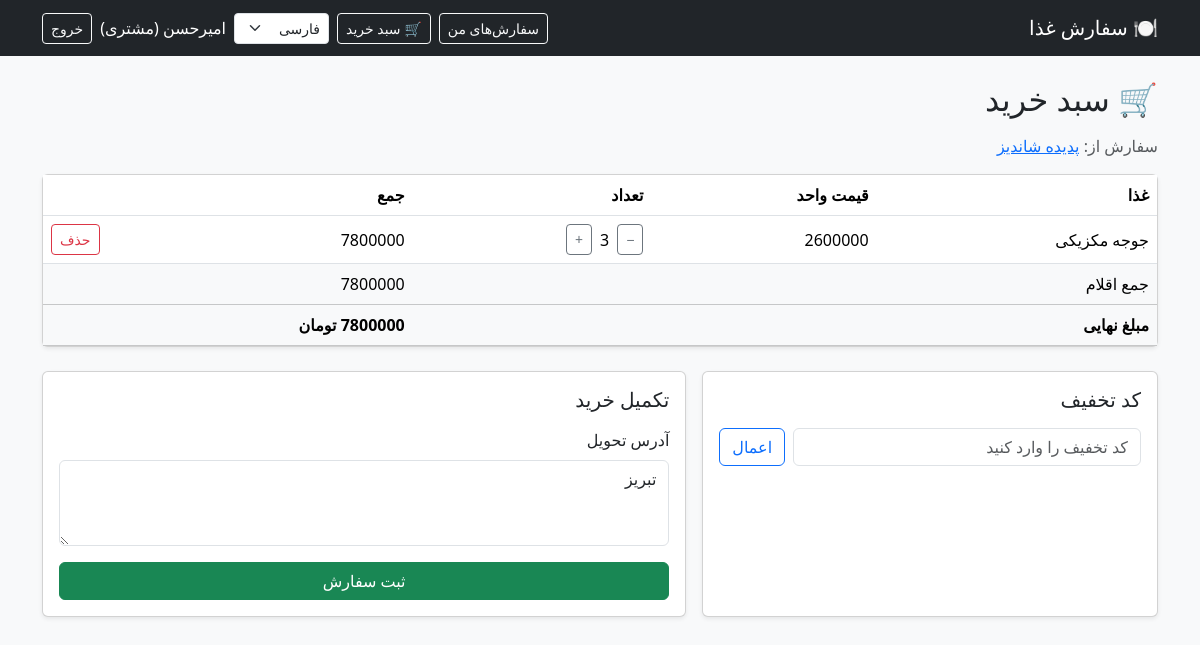
Page /orders/cart/ (signed in) on the committed database.
### accounts/models.py (models this page shows, shortened)
class User(AbstractUser):
    class Role(models.TextChoices):
        CUSTOMER = 'customer', _('Customer')
        OWNER = 'owner', _('Restaurant owner')
    role = models.CharField(max_length=10, choices=Role.choices, default=Role.CUSTOMER)
    phone = models.CharField(max_length=15, blank=True)
    address = models.TextField(blank=True)

### restaurants/models.py (models this page shows, shortened)
class Restaurant(models.Model):
    owner = models.ForeignKey(settings.AUTH_USER_MODEL, on_delete=models.CASCADE,
                              related_name='restaurants')
    name = models.CharField(max_length=100)
    description = models.TextField(blank=True)
    address = models.CharField(max_length=255)
    phone = models.CharField(max_length=15, blank=True)
    created_at = models.DateTimeField(auto_now_add=True)

class Food(models.Model):
    restaurant = models.ForeignKey(Restaurant, on_delete=models.CASCADE,
                                   related_name='foods')
    name = models.CharField(max_length=100)
    price = models.DecimalField(max_digits=10, decimal_places=0)
    description = models.TextField(blank=True)
    image = models.ImageField(upload_to='foods/', blank=True, null=True)
    is_available = models.BooleanField(default=True)

### orders/models.py (models this page shows, shortened)
class CartItem(models.Model):
    cart = models.ForeignKey(Cart, on_delete=models.CASCADE, related_name='items')
    food = models.ForeignKey(Food, on_delete=models.CASCADE)
    quantity = models.PositiveIntegerField(default=1)
    class Meta:
        unique_together = ('cart', 'food')

### orders/views.py (the view)
# urls.py: path('cart/', views.cart_detail, name='cart'),
@role_required(User.Role.CUSTOMER)
def cart_detail(request):
    ctx = _cart_context(request)
    ctx['form'] = CheckoutForm(initial={'delivery_address': request.user.address})
    return render(request, 'orders/cart.html', ctx)

### orders/forms.py
class CheckoutForm(BootstrapMixin, forms.Form):
    delivery_address = forms.CharField(
        label=_('Delivery address'),
        widget=forms.Textarea(attrs={'rows': 3}),
    )

### orders/utils.py (called while the page is built)
def calculate_prices(items, discount=None):
    total = sum(item.food.price * item.quantity for item in items)
    discount_amount = 0
    if discount:
        discount_amount = total * discount.percent // 100
    return total, discount_amount, total - discount_amount

### orders/views.py (called while the page is built, shortened)
def _cart_context(request):
    cart, _created = Cart.objects.get_or_create(user=request.user)
    items = list(cart.items.select_related('food', 'food__restaurant'))
    for item in items:
        item.line_total = item.food.price * item.quantity
    restaurant = items[0].food.restaurant if items else None
    discount = None
    code_id = request.session.get('discount_code_id')
    total, discount_amount, final_price = calculate_prices(items, discount)
    return {'cart': cart, 'items': items, 'restaurant': restaurant,
            'discount': discount, 'total': total,
            'discount_amount': discount_amount, 'final_price': final_price}

### templates/orders/cart.html (shortened to what this page needs)
{% extends 'base.html' %}
{% load i18n %}
{% block content %}
<h2 class="mb-3">🛒 {% trans "Cart" %}</h2>
{% if items %}
  <p class="text-muted">{% trans "Ordering from" %}:
    <a href="{% url 'restaurants:detail' restaurant.pk %}">{{ restaurant.name }}</a>
  </p>
  <div class="card shadow-sm mb-4">
    <table class="table mb-0 align-middle">
      <thead>
        <tr>
          <th>{% trans "Food" %}</th>
          <th>{% trans "Unit price" %}</th>
          <th>{% trans "Quantity" %}</th>
          <th>{% trans "Subtotal" %}</th>
          <th></th>
        </tr>
      </thead>
      <tbody>
        {% for item in items %}
        <tr>
          <td>{{ item.food.name }}</td>
          <td>{{ item.food.price|floatformat:"0g" }}</td>
          <td>
            <form method="post" action="{% url 'orders:cart_item_update' item.pk %}"
                  class="d-inline-flex align-items-center gap-2 m-0">
              <button name="action" value="dec" class="btn btn-sm btn-outline-secondary">−</button>
              <span>{{ item.quantity }}</span>
              <button name="action" value="inc" class="btn btn-sm btn-outline-secondary">+</button>
            </form>
          </td>
          <td>{{ item.line_total|floatformat:"0g" }}</td>
          <td class="text-end">
            <form method="post" action="{% url 'orders:cart_item_remove' item.pk %}" class="m-0">
              <button class="btn btn-sm btn-outline-danger">{% trans "Remove" %}</button>
            </form>
          </td>
        </tr>
        {% endfor %}
      </tbody>
      <tfoot>
        <tr class="table-light">
          <td colspan="3">{% trans "Items total" %}</td>
          <td colspan="2">{{ total|floatformat:"0g" }}</td>
        </tr>
        <tr class="table-light">
          <th colspan="3">{% trans "Final price" %}</th>
          <th colspan="2">{{ final_price|floatformat:"0g" }} {% trans "Toman" %}</th>
        </tr>
      </tfoot>
    </table>
  </div>
  <div class="row g-3">
    <div class="col-md-5">
      <div class="card shadow-sm h-100"><div class="card-body">
        <h5 class="mb-3">{% trans "Discount code" %}</h5>
        {% if discount %}
          <p class="mb-2">{% trans "Applied code" %}: <strong>{{ discount.code }}</strong> ({{ discount.percent }}%)</p>
          <form method="post" action="{% url 'orders:remove_discount' %}" class="m-0">
            {% csrf_token %}
            <button class="btn btn-sm btn-outline-danger">{% trans "Remove code" %}</button>
          </form>
        {% else %}
          <form method="post" action="{% url 'orders:apply_discount' %}" class="d-flex gap-2 m-0">
            <input name="code" class="form-control" placeholder="{% trans 'Enter discount code' %}">
            <button class="btn btn-outline-primary">{% trans "Apply" %}</button>
          </form>
        {% endif %}
      </div></div>
    </div>
    <div class="col-md-7">
      <div class="card shadow-sm h-100"><div class="card-body">
        <h5 class="mb-3">{% trans "Checkout" %}</h5>
        <form method="post" action="{% url 'orders:place_order' %}">
          {% include 'includes/form_fields.html' %}
          <button class="btn btn-success w-100">{% trans "Place order" %}</button>
        </form>
      </div></div>
    </div>
  </div>
{% else %}
  <div class="alert alert-info">{% trans "Your cart is empty." %}</div>
  <a href="{% url 'home' %}" class="btn btn-primary">{% trans "Back to restaurants" %}</a>
{% endif %}
{% endblock %}

### templates/base.html (shortened to what this page needs)
{% load i18n %}{% get_current_language as LANG %}{% get_current_language_bidi as BIDI %}<!DOCTYPE html>
<html lang="{{ LANG }}" dir="{% if BIDI %}rtl{% else %}ltr{% endif %}">
<head>
  {% if BIDI %}
  <link href="https://cdn.jsdelivr.net/npm/bootstrap@5.3.3/dist/css/bootstrap.rtl.min.css" rel="stylesheet">
  {% else %}
  <link href="https://cdn.jsdelivr.net/npm/bootstrap@5.3.3/dist/css/bootstrap.min.css" rel="stylesheet">
  {% endif %}
</head>
<body class="bg-light">
<nav class="navbar navbar-expand-lg navbar-dark bg-dark mb-4">
  <div class="container">
    <a class="navbar-brand" href="{% url 'home' %}">🍽️ {% trans "Food Order" %}</a>
    <div class="d-flex align-items-center gap-2 text-white flex-wrap">
      {% if user.is_authenticated and user.role == 'customer' %}
        <a class="btn btn-sm btn-outline-light" href="{% url 'orders:order_list' %}">{% trans "My orders" %}</a>
        <a class="btn btn-sm btn-outline-light" href="{% url 'orders:cart' %}">🛒 {% trans "Cart" %}</a>
      {% endif %}
      <form action="{% url 'set_language' %}" method="post" class="m-0">
        {% get_available_languages as LANGUAGES %}
        <select name="language" class="form-select form-select-sm" onchange="this.form.submit()">
          {% for code, name in LANGUAGES %}
            <option value="{{ code }}" {% if code == LANG %}selected{% endif %}>{{ name }}</option>
          {% endfor %}
        </select>
      </form>
      {% if user.is_authenticated %}
        <span>{{ user.username }} ({{ user.get_role_display }})</span>
        <form method="post" action="{% url 'accounts:logout' %}" class="m-0">
          <button class="btn btn-outline-light btn-sm">{% trans "Logout" %}</button>
        </form>
      {% else %}
        <a class="btn btn-outline-light btn-sm" href="{% url 'accounts:login' %}">{% trans "Login" %}</a>
        <a class="btn btn-warning btn-sm" href="{% url 'accounts:signup' %}">{% trans "Sign up" %}</a>
      {% endif %}
    </div>
  </div>
</nav>
<main class="container">
  {% block content %}{% endblock %}
</main>
</body>
</html>

### templates/base.html (style rules this page uses)
body { font-family: Tahoma, 'Segoe UI', sans-serif; }

### rows in the picture
User: username "امیرحسن", role "مشتری"
Restaurant: name "پدیده شاندیز"
CartItem: food.name "جوجه مکزیکی", food.price "2600000", quantity "3", line_total "7800000"

### other values in the picture
{{ total|floatformat:"0g" }} "7800000"
{{ final_price|floatformat:"0g" }} "7800000"
{{ field.label }} "آدرس تحویل"
form field language "فارسی"
